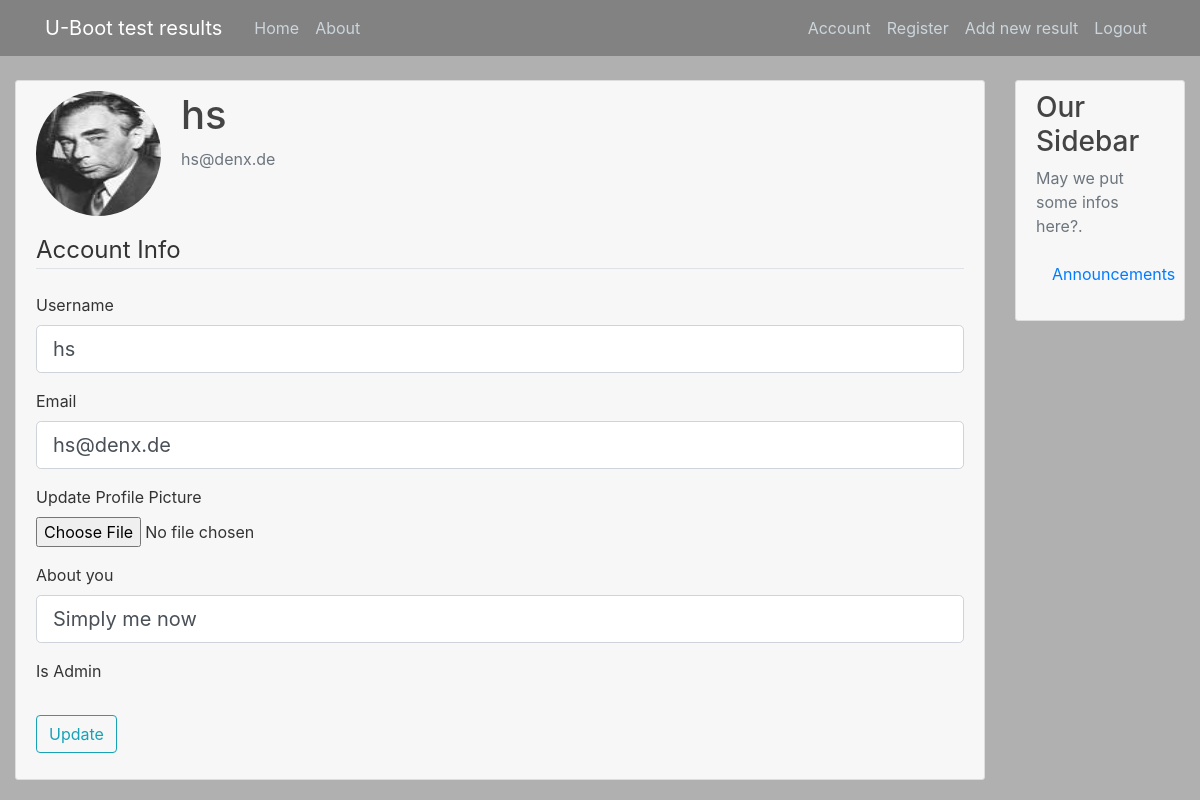
Page /account (signed in) on the committed database.
### ubtres/models.py (models this page shows, shortened)
class User(db.Model, UserMixin):
    id = db.Column(db.Integer, primary_key=True)
    username = db.Column(db.String(20), unique=True, nullable=False)
    isadmin = db.Column(db.Boolean(), default=False)
    email = db.Column(db.String(120), unique=True, nullable=False)
    about = db.Column(db.String(120), nullable=False, default="--")
    image_file = db.Column(db.String(20), nullable=False, default='default.jpg')
    password = db.Column(db.String(60), nullable=False)
    results = db.relationship('Result', backref='author', lazy=True)
    token = db.Column(db.String(32), index=True, unique=True)
    token_expiration = db.Column(db.DateTime)

### ubtres/users/routes.py (the view)
@users.route("/account", methods=['GET', 'POST'])
@login_required
def account():
    form = UpdateAccountForm()
    if form.validate_on_submit():
        if form.picture.data:
            picture_file = save_picture(form.picture.data)
            current_user.image_file = picture_file
        current_user.username = form.username.data
        current_user.email = form.email.data
        current_user.about = form.about.data
        db.session.commit()
        flash('Your account has been updated!', 'success')
        return redirect(url_for('users.account'))
    elif request.method == 'GET':
        form.username.data = current_user.username
        form.email.data = current_user.email
        form.about.data = current_user.about
    image_file = url_for('static', filename='profile_pics/' + current_user.image_file)
    return render_template('account.html', title='Account',
                           image_file=image_file, form=form)

### ubtres/users/forms.py (shortened to what this page needs)
class UpdateAccountForm(FlaskForm):
    username = StringField('Username',
                           validators=[DataRequired(), Length(min=2, max=20)])
    email = StringField('Email',
                        validators=[DataRequired(), Email()])
    picture = FileField('Update Profile Picture', validators=[FileAllowed(['jpg', 'png'])])
    about = StringField('About you',
                           validators=[DataRequired(), Length(min=2, max=100)])
    submit = SubmitField('Update')

### ubtres/models.py (called while the page is built)
@login_manager.user_loader
def load_user(user_id):
    return User.query.get(int(user_id))

### ubtres/templates/account.html (shortened to what this page needs)
{% extends "layout.html" %}
{% block content %}
    <div class="content-section">
      <div class="media">
        <img class="rounded-circle account-img" src="{{ image_file }}">
        <div class="media-body">
          <h2 class="account-heading">{{ current_user.username }}</h2>
          <p class="text-secondary">{{ current_user.email }}</p>
        </div>
      </div>
        <form method="POST" action="" enctype="multipart/form-data">
            <fieldset class="form-group">
                <legend class="border-bottom mb-4">Account Info</legend>
                <div class="form-group">
                    {{ form.username.label(class="form-control-label") }}
                    {% if form.username.errors %}
                        {{ form.username(class="form-control form-control-lg is-invalid") }}
                        <div class="invalid-feedback">
                            {% for error in form.username.errors %}
                                <span>{{ error }}</span>
                            {% endfor %}
                        </div>
                    {% else %}
                        {{ form.username(class="form-control form-control-lg") }}
                    {% endif %}
                </div>
                <div class="form-group">
                    {{ form.email.label(class="form-control-label") }}
                    {% if form.email.errors %}
                        {{ form.email(class="form-control form-control-lg is-invalid") }}
                        <div class="invalid-feedback">
                            {% for error in form.email.errors %}
                                <span>{{ error }}</span>
                            {% endfor %}
                        </div>
                    {% else %}
                        {{ form.email(class="form-control form-control-lg") }}
                    {% endif %}
                </div>
                <div class="form-group">
                    {{ form.picture.label() }}
                    {{ form.picture(class="form-control-file") }}
                </div>
                <div class="form-group">
                    {{ form.about.label(class="form-control-label") }}
                    {% if form.about.errors %}
                        {{ form.about(class="form-control form-control-lg is-invalid") }}
                        <div class="invalid-feedback">
                            {% for error in form.about.errors %}
                                <span>{{ error }}</span>
                            {% endfor %}
                        </div>
                    {% else %}
                        {{ form.about(class="form-control form-control-lg") }}
                    {% endif %}
                </div>
                {% if current_user.isadmin %}
		<p> Is Admin </p>
                {% endif %}
            </fieldset>
            <div class="form-group">
                {{ form.submit(class="btn btn-outline-info") }}
            </div>
        </form>
    </div>
{% endblock content %}

### ubtres/static/main.css (style rules this page uses)
body { background: #B0B0B0; color: #333333; margin-top: 5rem; }
h1, h2, h3, h4, h5, h6 { color: #444444; }
.content-section { background: #F7F7F7; padding: 10px 20px; border: 1px solid #dddddd; border-radius: 3px; margin-bottom: 20px; }
.account-img { height: 125px; width: 125px; margin-right: 20px; margin-bottom: 16px; }
.account-heading { font-size: 2.5rem; }

### rows in the picture
User: username "hs", email "hs@denx.de", about "Simply me now"
